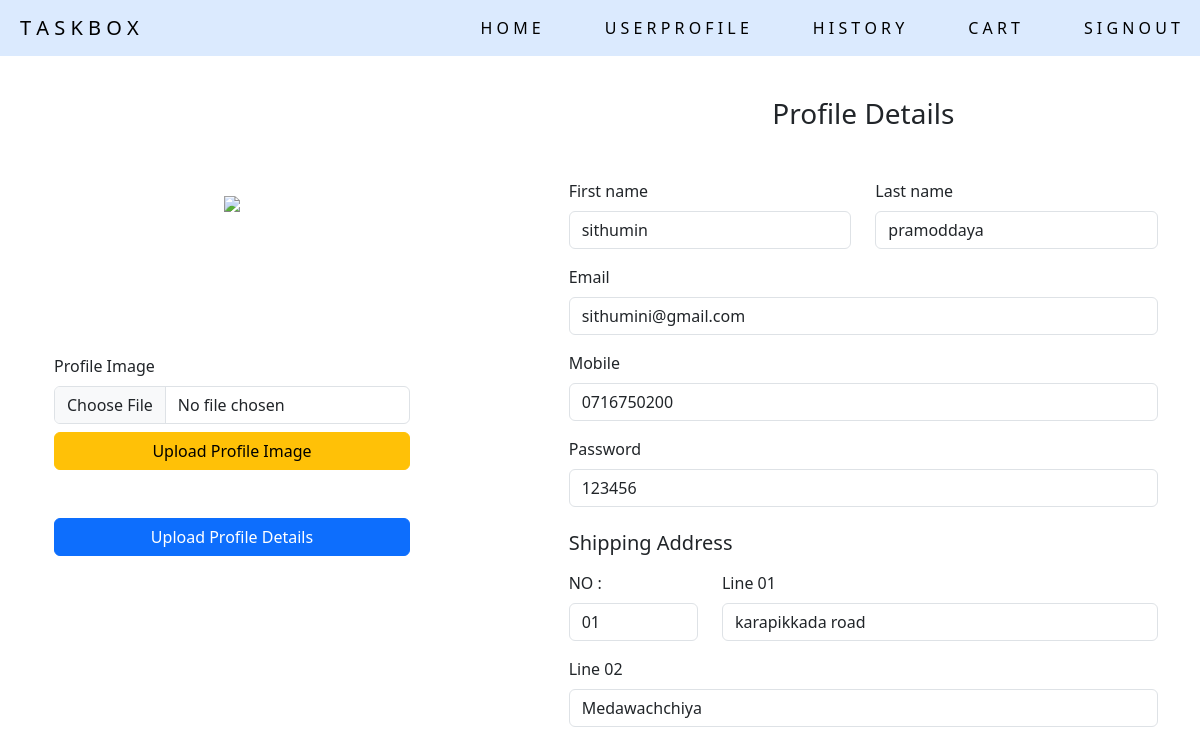
Screenshot of /profile.php (signed in) with the database file from the repository.
### tables this page shows
CREATE TABLE `user` (
  `userID` int NOT NULL AUTO_INCREMENT,
  `fname` varchar(45) DEFAULT NULL,
  `lname` varchar(45) DEFAULT NULL,
  `mobile` varchar(10) NOT NULL DEFAULT '',
  `email` varchar(100) DEFAULT NULL,
  `status` int DEFAULT NULL,
  `password` varchar(45) DEFAULT NULL,
  `gander_ganderID` int NOT NULL,
  `usertype_usertypeID` int NOT NULL,
  `no` varchar(45) DEFAULT NULL,
  `line_01` varchar(45) DEFAULT NULL,
  `line_02` varchar(45) DEFAULT NULL,
  `img_path` varchar(150) DEFAULT NULL,
  `v_code` text,
  PRIMARY KEY (`userID`),
  KEY `fk_user_gander_idx` (`gander_ganderID`),
  KEY `fk_user_usertype1_idx` (`usertype_usertypeID`),
  CONSTRAINT `fk_user_gander` FOREIGN KEY (`gander_ganderID`) REFERENCES `gander` (`ganderID`),
  CONSTRAINT `fk_user_usertype1` FOREIGN KEY (`usertype_usertypeID`) REFERENCES `usertype` (`usertypeID`)
);

### connection.php (called while the page is built, shortened)
<?php
class Database
{
    public static $connection;
    public static function setupConnection()
    {
        if (!isset(Database::$connection)) {
            Database::$connection = new mysqli("localhost", "root", "983422349Vseaways!", "taskbox", "3306");
        }
    }
    public static function search($q)
    {
        $resultset  = Database::$connection->query($q);
        return $resultset;
    }
}

### profile.php (the view, shortened to what this page needs)
<?php
include "connection.php";
$user = $_SESSION["u"];
if (isset($user)) {
    $rs = Database::search("SELECT * FROM `user` WHERE user.`userID` = '" . $user["userID"] . "'");
    $d = $rs->fetch_assoc();
?>
    <!DOCTYPE html>
    <html lang="en">
    <head>
        <link rel="stylesheet" href="bootstrap.css">
    </head>
    <body>
        <?php include("navbarHome.php"); ?>
        <div class="container">
            <div class="row">
                <div class="col-4 m-auto">
                    <div class="d-flex justify-content-center">
                        <img src="<?php
                                    if (!empty($d["img_path"])) {
                                        echo ($d["img_path"]);
                                    } else {
                                        echo ("img\logo\pngwing.com (1).png");
                                    }
                                    ?>" height="150px" id="i">
                    </div>
                    <div class="mt-2">
                        <label class="form-label">Profile Image</label>
                        <input type="file" class="form-control" placeholder="no file chosen" id="imageuploader">
                    </div>
                    <div class="my-2">
                        <button class="btn btn-warning col-12" onclick="uploadimage();">Upload Profile Image</button>
                    </div>
                    <div class="my-5">
                        <button class="btn btn-primary col-12" onclick="updatedata();">Upload Profile Details</button>
                    </div>
                </div>
                <div class="row col-8 my-5">
                    <div class="offset-2 col-10 mt-4">
                        <h3 class="text-center mb-5">Profile Details</h3>
                        <div class="row mt-3">
                            <div class="col-6">
                                <label class="form-label">First name</label>
                                <input type="text" class="form-control" value="<?php echo ($d["fname"]); ?>" id="fname">
                            </div>
                            <div class="col-6">
                                <label class="form-label">Last name</label>
                                <input type="text" class="form-control" value="<?php echo ($d["lname"]); ?>" id="lname">
                            </div>
                        </div>
                        <div class="mt-3">
                            <label class="form-label">Email</label>
                            <input type="email" class="form-control" value="<?php echo ($d["email"]); ?>" id="email">
                        </div>
                        <div class="mt-3">
                            <label class="form-label">Mobile</label>
                            <input type="email" class="form-control" value="<?php echo ($d["mobile"]); ?>" id="mobile">
                        </div>
                        <div class="row mt-3">
                            <div class="col-12">
                                <label class="form-label">Password</label>
                                <input type="text" class="form-control" value="<?php echo ($d["password"]); ?>" id="password">
                            </div>
                        </div>
                        <h5 class="mt-4">Shipping Address</h5>
                        <div class="row mt-3">
                            <div class="col-3">
                                <label class="form-label">NO :</label>
                                <input type="text" class="form-control" value="<?php echo ($d["no"]); ?>" id="no">
                            </div>
                            <div class="col-9">
                                <label class="form-label">Line 01</label>
                                <input type="text" class="form-control" value="<?php echo ($d["line_01"]); ?>" id="add01">
                            </div>
                        </div>
                        <div class="col-12 mt-3">
                            <label class="form-label">Line 02</label>
                            <input type="text" class="form-control" value="<?php echo ($d["line_02"]); ?>" id="add02">
                        </div>
                    </div>
                </div>
            </div>
        </div>
    </body>
    </html>
<?php
} else {
    header("Location: index.php");
}
?>

### profile.php (style rules this page uses)
body { overflow: hidden; display: flex; justify-content: center; height: 100vh; align-items: center; }

### rows the page displays
user: fname "sithumin", lname "pramoddaya", email "sithumini@gmail.com", mobile "0716750200", password "123456", no "01", line_01 "karapikkada road", line_02 "Medawachchiya"
